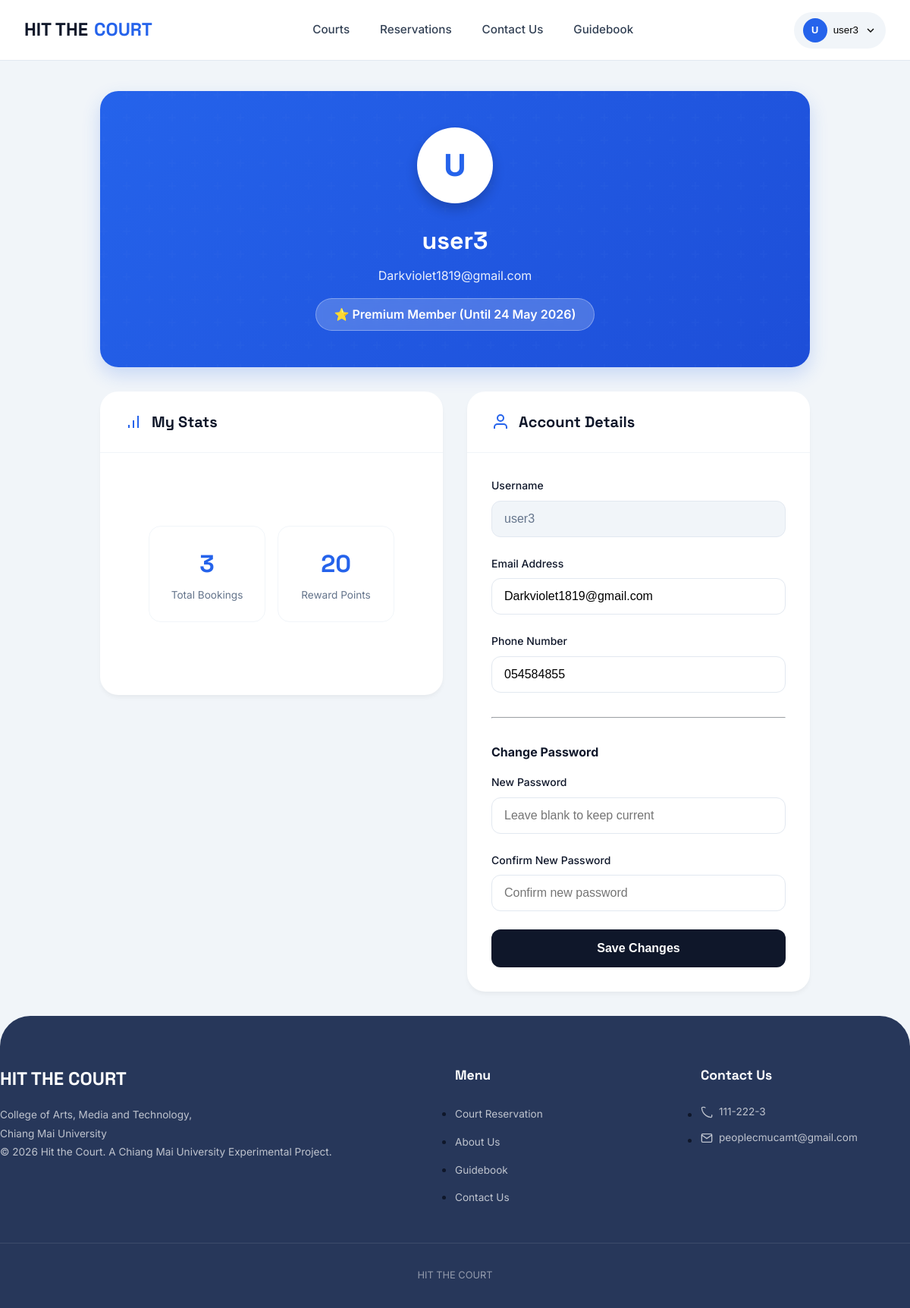
/pages/profile.php (signed in), run on the app's committed database.
### tables this page shows
CREATE TABLE `users` (
  `user_id` int(11) NOT NULL,
  `username` varchar(50) NOT NULL,
  `password` varchar(255) NOT NULL,
  `email` varchar(100) NOT NULL,
  `phone` varchar(20) DEFAULT NULL,
  `is_member` tinyint(1) DEFAULT 0,
  `member_expire` date DEFAULT NULL,
  `points` int(11) DEFAULT 0,
  `total_bookings` int(11) DEFAULT 0,
  `created_at` timestamp NOT NULL DEFAULT current_timestamp(),
  `updated_at` timestamp NOT NULL DEFAULT current_timestamp() ON UPDATE current_timestamp()
);

### config.php (called while the page is built, shortened)
<?php
function isLoggedIn() {
    return isset($_SESSION['user_id']);
}
?>

### pages/profile.php (the view, shortened to what this page needs)
<?php
require_once '../config.php';
 $userStmt = $pdo->prepare("SELECT * FROM users WHERE user_id = ?");
 $userStmt->execute([$_SESSION['user_id']]);
 $user = $userStmt->fetch();
?>
<!DOCTYPE html>
<html lang="en">
<head>
    <link rel="stylesheet" href="<?= SITE_URL ?>/assets/css/home.css">
</head>
<body style="background: #F1F5F9;">
    <nav class="navbar-home" id="navbar">
        <div class="navbar-container">
            <a href="index.php" class="navbar-logo">HIT THE <span>COURT</span></a>
            <ul class="nav-menu">
                <li class="nav-item"><a href="<?= SITE_URL ?>/pages/courts.php" class="nav-link">Courts</a></li>
                <li class="nav-item"><a href="<?= SITE_URL ?>/pages/reservations.php" class="nav-link">Reservations</a></li>
                <li class="nav-item"><a href="<?= SITE_URL ?>/pages/reports.php" class="nav-link">Contact Us</a></li>
                <li class="nav-item"><a href="<?= SITE_URL ?>/pages/guidebook.php" class="nav-link">Guidebook</a></li>
            </ul>
            <div class="nav-auth">
                <?php if (isLoggedIn()): ?>
                    <div class="user-menu">
                        <button class="user-btn">
                            <div class="user-avatar"><?= strtoupper(substr($_SESSION['username'], 0, 1)) ?></div>
                            <span><?= htmlspecialchars($_SESSION['username']) ?></span>
                            <svg xmlns="http://www.w3.org/2000/svg" width="16" height="16" viewBox="0 0 24 24" fill="none" stroke="currentColor" stroke-width="2"><polyline points="6 9 12 15 18 9"></polyline></svg>
                        </button>
                    </div>
                <?php else: ?>
                    <a href="<?= SITE_URL ?>/pages/login.php" class="btn btn-ghost">Login</a>
                    <a href="<?= SITE_URL ?>/pages/register.php" class="btn btn-primary">Sign Up</a>
                <?php endif; ?>
            </div>
        </div>
    </nav>
    <div class="profile-container">
        <div class="profile-header">
            <div class="profile-avatar-large">
                <?= strtoupper(substr($user['username'], 0, 1)) ?>
            </div>
            <div class="profile-info">
                <h1><?= htmlspecialchars($user['username']) ?></h1>
                <p><?= htmlspecialchars($user['email']) ?></p>
                <?php if ($user['is_member'] && $user['member_expire'] > date('Y-m-d')): ?>
                    <div class="member-badge-profile">
                        ⭐ Premium Member (Until <?= date('d M Y', strtotime($user['member_expire'])) ?>)
                    </div>
                <?php endif; ?>
            </div>
        </div>
        <div class="profile-grid">
            <div>
                <div class="profile-card">
                    <div class="card-header">
                        <svg xmlns="http://www.w3.org/2000/svg" width="24" height="24" viewBox="0 0 24 24" fill="none" stroke="currentColor" stroke-width="2"><path d="M12 20V10M18 20V4M6 20v-4"></path></svg>
                        <h3>My Stats</h3>
                    </div>
                    <div class="card-body">
                        <div class="stats-grid">
                            <div class="stat-box">
                                <div class="stat-number"><?= $user['total_bookings'] ?? 0 ?></div>
                                <div class="stat-label">Total Bookings</div>
                            </div>
                            <div class="stat-box">
                                <div class="stat-number"><?= $user['points'] ?? 0 ?></div>
                                <div class="stat-label">Reward Points</div>
                            </div>
                        </div>
                    </div>
                </div>
            </div>
            <div>
                <div class="profile-card">
                    <div class="card-header">
                        <svg xmlns="http://www.w3.org/2000/svg" width="24" height="24" viewBox="0 0 24 24" fill="none" stroke="currentColor" stroke-width="2"><path d="M20 21v-2a4 4 0 0 0-4-4H8a4 4 0 0 0-4 4v2"></path><circle cx="12" cy="7" r="4"></circle></svg>
                        <h3>Account Details</h3>
                    </div>
                    <div class="card-body">
                        <form method="POST" action="">
                            <div class="form-group-profile">
                                <label class="form-label">Username</label>
                                <input type="text" class="form-input-profile" value="<?= htmlspecialchars($user['username']) ?>" disabled>
                            </div>
                            <div class="form-group-profile">
                                <label class="form-label">Email Address</label>
                                <input type="email" name="email" class="form-input-profile" value="<?= htmlspecialchars($user['email']) ?>" required>
                            </div>
                            <div class="form-group-profile">
                                <label class="form-label">Phone Number</label>
                                <input type="tel" name="phone" class="form-input-profile" value="<?= htmlspecialchars($user['phone']) ?>" required>
                            </div>
                            <hr style="margin: 2rem 0; border-color: var(--gray-100);">
                            <h4 style="margin-bottom: 1rem; font-size: 1rem;">Change Password</h4>
                            <div class="form-group-profile">
                                <label class="form-label">New Password</label>
                                <input type="password" name="new_password" class="form-input-profile" placeholder="Leave blank to keep current">
                            </div>
                            <div class="form-group-profile">
                                <label class="form-label">Confirm New Password</label>
                                <input type="password" name="confirm_password" class="form-input-profile" placeholder="Confirm new password">
                            </div>
                            <button type="submit" class="btn-save">Save Changes</button>
                        </form>
                    </div>
                </div>
            </div>
        </div>
    </div>
    <footer class="footer">
        <div class="container">
            <div class="footer-grid">
                <div>
                    <span class="footer-logo">HIT THE COURT</span>
                    <p class="footer-text">
                        College of Arts, Media and Technology,<br>
                        Chiang Mai University<br>
                        © 2026 Hit the Court. A Chiang Mai University Experimental Project.
                    </p>
                </div>
                <div class="footer-links">
                    <h4>Menu</h4>
                    <ul>
                        <li><a href="<?= SITE_URL ?>/pages/courts.php">Court Reservation</a></li>
                        <li><a href="#about">About Us</a></li>
                        <li><a href="<?= SITE_URL ?>/pages/guidebook.php">Guidebook</a></li>
                        <li><a href="<?= SITE_URL ?>/pages/reports.php">Contact Us</a></li>
                    </ul>
                </div>
                <div class="footer-links">
                    <h4>Contact Us</h4>
                    <ul>
                        <li>
                            <a href="tel:111-222-3">
                                <svg xmlns="http://www.w3.org/2000/svg" width="16" height="16" viewBox="0 0 24 24" fill="none" stroke="currentColor" stroke-width="2"><path d="M22 16.92v3a2 2 0 0 1-2.18 2 19.79 19.79 0 0 1-8.63-3.07 19.5 19.5 0 0 1-6-6 19.79 19.79 0 0 1-3.07-8.67A2 2 0 0 1 4.11 2h3a2 2 0 0 1 2 1.72"></path></svg>
                                111-222-3
                            </a>
                        </li>
                        <li>
                            <a href="mailto:peoplecmucamt@gmail.com">
                                <svg xmlns="http://www.w3.org/2000/svg" width="16" height="16" viewBox="0 0 24 24" fill="none" stroke="currentColor" stroke-width="2"><path d="M4 4h16c1.1 0 2 .9 2 2v12c0 1.1-.9 2-2 2H4c-1.1 0-2-.9-2-2V6c0-1.1.9-2 2-2z"></path><polyline points="22,6 12,13 2,6"></polyline></svg>
                                peoplecmucamt@gmail.com
                            </a>
                        </li>
                    </ul>
                </div>
            </div>
            <div class="footer-bottom">
                <p>HIT THE COURT</p>
            </div>
        </div>
    </footer>
</body>
</html>

### data on the page
users: username "U", username "user3", email "Darkviolet1819@gmail.com", member_expire "24 May 2026", total_bookings "3", points "20", phone "054584855"

### other printed values
substr($_SESSION['username'], 0, 1) "U"
$_SESSION['username'] "user3"
